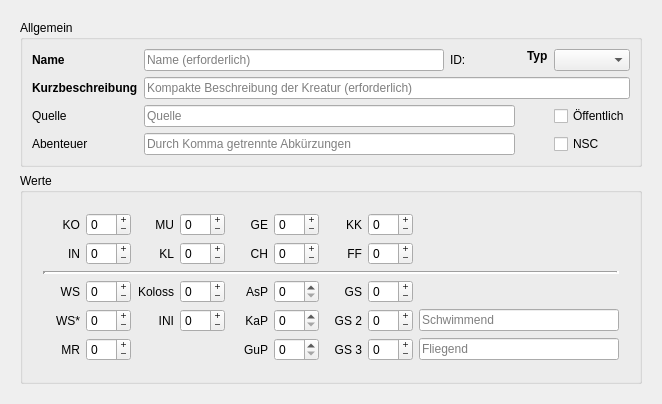
      <widget class="QWidget" name="tab">
       <property name="sizePolicy">
        <sizepolicy hsizetype="Preferred" vsizetype="Maximum">
         <horstretch>0</horstretch>
         <verstretch>0</verstretch>
        </sizepolicy>
       </property>
       <attribute name="title">
        <string>Beschreibung und Attribute</string>
       </attribute>
       <layout class="QGridLayout" name="gridLayout_4">
        <property name="leftMargin">
         <number>20</number>
        </property>
        <property name="topMargin">
         <number>20</number>
        </property>
        <property name="rightMargin">
         <number>20</number>
        </property>
        <property name="bottomMargin">
         <number>20</number>
        </property>
        <item row="0" column="0">
         <widget class="QGroupBox" name="groupBox_7">
          <property name="sizePolicy">
           <sizepolicy hsizetype="Preferred" vsizetype="Preferred">
            <horstretch>0</horstretch>
            <verstretch>0</verstretch>
           </sizepolicy>
          </property>
          <property name="maximumSize">
           <size>
            <width>16777215</width>
            <height>200</height>
           </size>
          </property>
          <property name="title">
           <string>Allgemein</string>
          </property>
          <layout class="QGridLayout" name="gridLayout_16">
           <item row="0" column="0">
            <layout class="QGridLayout" name="gridLayout_12">
             <property name="verticalSpacing">
              <number>6</number>
             </property>
             <item row="1" column="2">
              <widget class="QLineEdit" name="leName">
               <property name="sizePolicy">
                <sizepolicy hsizetype="Preferred" vsizetype="Fixed">
                 <horstretch>0</horstretch>
                 <verstretch>0</verstretch>
                </sizepolicy>
               </property>
               <property name="minimumSize">
                <size>
                 <width>300</width>
                 <height>0</height>
                </size>
               </property>
               <property name="placeholderText">
                <string>Name (erforderlich)</string>
               </property>
              </widget>
             </item>
             <item row="4" column="2" colspan="3">
              <widget class="QLineEdit" name="leQuelle">
               <property name="placeholderText">
                <string>Quelle</string>
               </property>
              </widget>
             </item>
             <item row="1" column="6">
              <widget class="QLabel" name="label_14">
               <property name="minimumSize">
                <size>
                 <width>0</width>
                 <height>0</height>
                </size>
               </property>
               <property name="maximumSize">
                <size>
                 <width>250</width>
                 <height>16777215</height>
                </size>
               </property>
               <property name="text">
                <string>&lt;html&gt;&lt;head/&gt;&lt;body&gt;&lt;p&gt;&lt;span style=&quot; font-weight:600;&quot;&gt;Typ&lt;/span&gt;&lt;/p&gt;&lt;/body&gt;&lt;/html&gt;</string>
               </property>
               <property name="alignment">
                <set>Qt::AlignmentFlag::AlignLeading|Qt::AlignmentFlag::AlignLeft|Qt::AlignmentFlag::AlignTop</set>
               </property>
              </widget>
             </item>
             <item row="4" column="7">
              <widget class="QCheckBox" name="cbPublik">
               <property name="toolTip">
                <string>&lt;html&gt;&lt;head/&gt;&lt;body&gt;&lt;p&gt;Veröffentliche Kreaturen sind online für alle sichtbar und sollten einzigartig im Namen sein. Mit der Veröffentlichung ermöglichst du zudem anderen die Kreatur zu bearbeiten.&lt;/p&gt;&lt;/body&gt;&lt;/html&gt;</string>
               </property>
               <property name="text">
                <string>Öffentlich</string>
               </property>
              </widget>
             </item>
             <item row="1" column="0">
              <widget class="QLabel" name="label_2">
               <property name="maximumSize">
                <size>
                 <width>250</width>
                 <height>16777215</height>
                </size>
               </property>
               <property name="text">
                <string>&lt;html&gt;&lt;head/&gt;&lt;body&gt;&lt;p&gt;&lt;span style=&quot; font-weight:600;&quot;&gt;Name&lt;/span&gt;&lt;/p&gt;&lt;/body&gt;&lt;/html&gt;</string>
               </property>
              </widget>
             </item>
             <item row="5" column="2" colspan="3">
              <widget class="QLineEdit" name="leAbenteuer">
               <property name="text">
                <string/>
               </property>
               <property name="placeholderText">
                <string>Durch Komma getrennte Abkürzungen</string>
               </property>
              </widget>
             </item>
             <item row="1" column="4">
              <spacer name="horizontalSpacer">
               <property name="orientation">
                <enum>Qt::Orientation::Horizontal</enum>
               </property>
               <property name="sizeHint" stdset="0">
                <size>
                 <width>40</width>
                 <height>20</height>
                </size>
               </property>
              </spacer>
             </item>
             <item row="1" column="7">
              <widget class="QComboBox" name="cbTyp">
               <property name="sizePolicy">
                <sizepolicy hsizetype="Expanding" vsizetype="Fixed">
                 <horstretch>0</horstretch>
                 <verstretch>0</verstretch>
                </sizepolicy>
               </property>
              </widget>
             </item>
             <item row="5" column="7">
              <widget class="QCheckBox" name="cbNSC">
               <property name="toolTip">
                <string>&lt;html&gt;&lt;head/&gt;&lt;body&gt;&lt;p&gt;Kreaturen werden dann als NSCs gekennzeichnet, wenn ihre Beschreibung eher für ein Individuum (zB Helme Hafax) als für eine ganze Gruppe einer Art oder eines Archetypen gilt (zB Erfahrener Heerführer). Als Faustregel: Bestimmter Artikel -&amp;gt; NSC, unbestimmter Artikel -&amp;gt; kein NSC.&lt;/p&gt;&lt;/body&gt;&lt;/html&gt;</string>
               </property>
               <property name="text">
                <string>NSC</string>
               </property>
              </widget>
             </item>
             <item row="5" column="0">
              <widget class="QLabel" name="label_19">
               <property name="toolTip">
                <string>&lt;html&gt;&lt;head/&gt;&lt;body&gt;&lt;p&gt;Liste von Abkürzungen der&lt;a href=&quot;https://ilaris-online.de/app/abenteuers/&quot;&gt;&lt;span style=&quot; text-decoration: underline; color:#0000ff;&quot;&gt;Abenteuer&lt;/span&gt;&lt;/a&gt; in denen die Kreatur vorkommt (durch Komma getrennt). Nicht existierende Abenteuer werden automatisch erstellt.&lt;/p&gt;&lt;/body&gt;&lt;/html&gt;</string>
               </property>
               <property name="text">
                <string>Abenteuer</string>
               </property>
              </widget>
             </item>
             <item row="4" column="0">
              <widget class="QLabel" name="label_4">
               <property name="text">
                <string>Quelle</string>
               </property>
               <property name="textFormat">
                <enum>Qt::TextFormat::MarkdownText</enum>
               </property>
              </widget>
             </item>
             <item row="3" column="0">
              <widget class="QLabel" name="label">
               <property name="font">
                <font>
                 <bold>true</bold>
                </font>
               </property>
               <property name="mouseTracking">
                <bool>true</bool>
               </property>
               <property name="text">
                <string>Kurzbeschreibung</string>
               </property>
              </widget>
             </item>
             <item row="1" column="3">
              <widget class="QLabel" name="laID">
               <property name="text">
                <string>ID: </string>
               </property>
              </widget>
             </item>
             <item row="3" column="2" colspan="6">
              <widget class="QLineEdit" name="leKurzbeschreibung">
               <property name="sizePolicy">
                <sizepolicy hsizetype="Expanding" vsizetype="Fixed">
                 <horstretch>0</horstretch>
                 <verstretch>0</verstretch>
                </sizepolicy>
               </property>
               <property name="frame">
                <bool>true</bool>
               </property>
               <property name="placeholderText">
                <string>Kompakte Beschreibung der Kreatur (erforderlich)</string>
               </property>
              </widget>
             </item>
            </layout>
           </item>
          </layout>
         </widget>
        </item>
        <item row="1" column="0">
         <widget class="QGroupBox" name="groupBox_2">
          <property name="title">
           <string>Werte</string>
          </property>
          <layout class="QVBoxLayout" name="verticalLayout_9">
           <property name="leftMargin">
            <number>20</number>
           </property>
           <property name="topMargin">
            <number>20</number>
           </property>
           <property name="rightMargin">
            <number>20</number>
           </property>
           <property name="bottomMargin">
            <number>20</number>
           </property>
           <item>
            <layout class="QGridLayout" name="gridLayout_3">
             <item row="4" column="8">
              <widget class="QLineEdit" name="leGSS_label">
               <property name="maximumSize">
                <size>
                 <width>200</width>
                 <height>16777215</height>
                </size>
               </property>
               <property name="placeholderText">
                <string>Schwimmend</string>
               </property>
              </widget>
             </item>
             <item row="0" column="2">
              <widget class="QLabel" name="label_8">
               <property name="text">
                <string>MU</string>
               </property>
               <property name="alignment">
                <set>Qt::AlignmentFlag::AlignRight|Qt::AlignmentFlag::AlignTrailing|Qt::AlignmentFlag::AlignVCenter</set>
               </property>
              </widget>
             </item>
             <item row="4" column="3">
              <widget class="QSpinBox" name="sbINI">
               <property name="maximumSize">
                <size>
                 <width>50</width>
                 <height>16777215</height>
                </size>
               </property>
               <property name="buttonSymbols">
                <enum>QAbstractSpinBox::ButtonSymbols::PlusMinus</enum>
               </property>
               <property name="minimum">
                <number>-99</number>
               </property>
              </widget>
             </item>
             <item row="3" column="5">
              <widget class="QSpinBox" name="sbASP"/>
             </item>
             <item row="4" column="5">
              <widget class="QSpinBox" name="sbKAP"/>
             </item>
             <item row="1" column="4">
              <widget class="QLabel" name="label_7">
               <property name="text">
                <string>CH</string>
               </property>
               <property name="alignment">
                <set>Qt::AlignmentFlag::AlignRight|Qt::AlignmentFlag::AlignTrailing|Qt::AlignmentFlag::AlignVCenter</set>
               </property>
              </widget>
             </item>
             <item row="4" column="0">
              <widget class="QLabel" name="label_25">
               <property name="text">
                <string>WS*</string>
               </property>
               <property name="alignment">
                <set>Qt::AlignmentFlag::AlignRight|Qt::AlignmentFlag::AlignTrailing|Qt::AlignmentFlag::AlignVCenter</set>
               </property>
              </widget>
             </item>
             <item row="1" column="2">
              <widget class="QLabel" name="label_12">
               <property name="text">
                <string>KL</string>
               </property>
               <property name="alignment">
                <set>Qt::AlignmentFlag::AlignRight|Qt::AlignmentFlag::AlignTrailing|Qt::AlignmentFlag::AlignVCenter</set>
               </property>
              </widget>
             </item>
             <item row="1" column="6">
              <widget class="QLabel" name="label_9">
               <property name="text">
                <string>FF</string>
               </property>
               <property name="alignment">
                <set>Qt::AlignmentFlag::AlignRight|Qt::AlignmentFlag::AlignTrailing|Qt::AlignmentFlag::AlignVCenter</set>
               </property>
              </widget>
             </item>
             <item row="1" column="3">
              <widget class="QSpinBox" name="sbKL">
               <property name="maximumSize">
                <size>
                 <width>50</width>
                 <height>16777215</height>
                </size>
               </property>
               <property name="buttonSymbols">
                <enum>QAbstractSpinBox::ButtonSymbols::PlusMinus</enum>
               </property>
               <property name="minimum">
                <number>-99</number>
               </property>
              </widget>
             </item>
             <item row="3" column="4">
              <widget class="QLabel" name="label_26">
               <property name="text">
                <string>AsP</string>
               </property>
               <property name="alignment">
                <set>Qt::AlignmentFlag::AlignRight|Qt::AlignmentFlag::AlignTrailing|Qt::AlignmentFlag::AlignVCenter</set>
               </property>
              </widget>
             </item>
             <item row="0" column="0">
              <widget class="QLabel" name="label_5">
               <property name="text">
                <string>KO</string>
               </property>
               <property name="alignment">
                <set>Qt::AlignmentFlag::AlignRight|Qt::AlignmentFlag::AlignTrailing|Qt::AlignmentFlag::AlignVCenter</set>
               </property>
              </widget>
             </item>
             <item row="3" column="0">
              <widget class="QLabel" name="label_18">
               <property name="text">
                <string>WS</string>
               </property>
               <property name="alignment">
                <set>Qt::AlignmentFlag::AlignRight|Qt::AlignmentFlag::AlignTrailing|Qt::AlignmentFlag::AlignVCenter</set>
               </property>
              </widget>
             </item>
             <item row="0" column="5">
              <widget class="QSpinBox" name="sbGE">
               <property name="maximumSize">
                <size>
                 <width>50</width>
                 <height>16777215</height>
                </size>
               </property>
               <property name="buttonSymbols">
                <enum>QAbstractSpinBox::ButtonSymbols::PlusMinus</enum>
               </property>
               <property name="minimum">
                <number>-99</number>
               </property>
              </widget>
             </item>
             <item row="0" column="7">
              <widget class="QSpinBox" name="sbKK">
               <property name="maximumSize">
                <size>
                 <width>50</width>
                 <height>16777215</height>
                </size>
               </property>
               <property name="buttonSymbols">
                <enum>QAbstractSpinBox::ButtonSymbols::PlusMinus</enum>
               </property>
               <property name="minimum">
                <number>-99</number>
               </property>
              </widget>
             </item>
             <item row="4" column="4">
              <widget class="QLabel" name="label_27">
               <property name="text">
                <string>KaP</string>
               </property>
               <property name="alignment">
                <set>Qt::AlignmentFlag::AlignRight|Qt::AlignmentFlag::AlignTrailing|Qt::AlignmentFlag::AlignVCenter</set>
               </property>
              </widget>
             </item>
             <item row="5" column="1">
              <widget class="QSpinBox" name="sbMR">
               <property name="maximumSize">
                <size>
                 <width>50</width>
                 <height>16777215</height>
                </size>
               </property>
               <property name="buttonSymbols">
                <enum>QAbstractSpinBox::ButtonSymbols::PlusMinus</enum>
               </property>
               <property name="minimum">
                <number>-99</number>
               </property>
              </widget>
             </item>
             <item row="3" column="6">
              <widget class="QLabel" name="label_24">
               <property name="text">
                <string>GS</string>
               </property>
               <property name="alignment">
                <set>Qt::AlignmentFlag::AlignRight|Qt::AlignmentFlag::AlignTrailing|Qt::AlignmentFlag::AlignVCenter</set>
               </property>
              </widget>
             </item>
             <item row="1" column="1">
              <widget class="QSpinBox" name="sbIN">
               <property name="maximumSize">
                <size>
                 <width>50</width>
                 <height>16777215</height>
                </size>
               </property>
               <property name="buttonSymbols">
                <enum>QAbstractSpinBox::ButtonSymbols::PlusMinus</enum>
               </property>
               <property name="minimum">
                <number>-99</number>
               </property>
              </widget>
             </item>
             <item row="5" column="4">
              <widget class="QLabel" name="label_3">
               <property name="text">
                <string>GuP</string>
               </property>
               <property name="alignment">
                <set>Qt::AlignmentFlag::AlignRight|Qt::AlignmentFlag::AlignTrailing|Qt::AlignmentFlag::AlignVCenter</set>
               </property>
              </widget>
             </item>
             <item row="3" column="2">
              <widget class="QLabel" name="label_17">
               <property name="text">
                <string>Koloss</string>
               </property>
               <property name="alignment">
                <set>Qt::AlignmentFlag::AlignRight|Qt::AlignmentFlag::AlignTrailing|Qt::AlignmentFlag::AlignVCenter</set>
               </property>
              </widget>
             </item>
             <item row="4" column="2">
              <widget class="QLabel" name="label_15">
               <property name="text">
                <string>INI</string>
               </property>
               <property name="alignment">
                <set>Qt::AlignmentFlag::AlignRight|Qt::AlignmentFlag::AlignTrailing|Qt::AlignmentFlag::AlignVCenter</set>
               </property>
              </widget>
             </item>
             <item row="0" column="1">
              <widget class="QSpinBox" name="sbKO">
               <property name="minimumSize">
                <size>
                 <width>0</width>
                 <height>0</height>
                </size>
               </property>
               <property name="maximumSize">
                <size>
                 <width>50</width>
                 <height>16777215</height>
                </size>
               </property>
               <property name="buttonSymbols">
                <enum>QAbstractSpinBox::ButtonSymbols::PlusMinus</enum>
               </property>
               <property name="minimum">
                <number>-99</number>
               </property>
              </widget>
             </item>
             <item row="3" column="1">
              <widget class="QSpinBox" name="sbWS">
               <property name="minimumSize">
                <size>
                 <width>0</width>
                 <height>0</height>
                </size>
               </property>
               <property name="maximumSize">
                <size>
                 <width>50</width>
                 <height>16777215</height>
                </size>
               </property>
               <property name="buttonSymbols">
                <enum>QAbstractSpinBox::ButtonSymbols::PlusMinus</enum>
               </property>
               <property name="minimum">
                <number>-99</number>
               </property>
              </widget>
             </item>
             <item row="2" column="0" colspan="9">
              <widget class="Line" name="line_2">
               <property name="lineWidth">
                <number>3</number>
               </property>
               <property name="orientation">
                <enum>Qt::Orientation::Horizontal</enum>
               </property>
              </widget>
             </item>
             <item row="5" column="6">
              <widget class="QLabel" name="label_23">
               <property name="text">
                <string>GS 3</string>
               </property>
               <property name="alignment">
                <set>Qt::AlignmentFlag::AlignRight|Qt::AlignmentFlag::AlignTrailing|Qt::AlignmentFlag::AlignVCenter</set>
               </property>
              </widget>
             </item>
             <item row="5" column="5">
              <widget class="QSpinBox" name="sbGUP"/>
             </item>
             <item row="1" column="5">
              <widget class="QSpinBox" name="sbCH">
               <property name="maximumSize">
                <size>
                 <width>50</width>
                 <height>16777215</height>
                </size>
               </property>
               <property name="buttonSymbols">
                <enum>QAbstractSpinBox::ButtonSymbols::PlusMinus</enum>
               </property>
               <property name="minimum">
                <number>-99</number>
               </property>
              </widget>
             </item>
             <item row="0" column="4">
              <widget class="QLabel" name="label_10">
               <property name="text">
                <string>GE</string>
               </property>
               <property name="alignment">
                <set>Qt::AlignmentFlag::AlignRight|Qt::AlignmentFlag::AlignTrailing|Qt::AlignmentFlag::AlignVCenter</set>
               </property>
              </widget>
             </item>
             <item row="5" column="8">
              <widget class="QLineEdit" name="leGST_label">
               <property name="maximumSize">
                <size>
                 <width>200</width>
                 <height>16777215</height>
                </size>
               </property>
               <property name="placeholderText">
                <string>Fliegend</string>
               </property>
              </widget>
             </item>
             <item row="1" column="0">
              <widget class="QLabel" name="label_6">
               <property name="text">
                <string>IN</string>
               </property>
               <property name="alignment">
                <set>Qt::AlignmentFlag::AlignRight|Qt::AlignmentFlag::AlignTrailing|Qt::AlignmentFlag::AlignVCenter</set>
               </property>
              </widget>
             </item>
             <item row="5" column="0">
              <widget class="QLabel" name="label_13">
               <property name="text">
                <string>MR</string>
               </property>
               <property name="alignment">
                <set>Qt::AlignmentFlag::AlignRight|Qt::AlignmentFlag::AlignTrailing|Qt::AlignmentFlag::AlignVCenter</set>
               </property>
              </widget>
             </item>
             <item row="4" column="6">
              <widget class="QLabel" name="label_16">
               <property name="text">
                <string>GS 2</string>
               </property>
               <property name="alignment">
                <set>Qt::AlignmentFlag::AlignRight|Qt::AlignmentFlag::AlignTrailing|Qt::AlignmentFlag::AlignVCenter</set>
               </property>
              </widget>
             </item>
             <item row="0" column="6">
              <widget class="QLabel" name="label_11">
               <property name="text">
                <string>KK</string>
               </property>
               <property name="alignment">
                <set>Qt::AlignmentFlag::AlignRight|Qt::AlignmentFlag::AlignTrailing|Qt::AlignmentFlag::AlignVCenter</set>
               </property>
              </widget>
             </item>
             <item row="3" column="7">
              <widget class="QSpinBox" name="sbGS">
               <property name="maximumSize">
                <size>
                 <width>50</width>
                 <height>16777215</height>
                </size>
               </property>
               <property name="buttonSymbols">
                <enum>QAbstractSpinBox::ButtonSymbols::PlusMinus</enum>
               </property>
               <property name="minimum">
                <number>-99</number>
               </property>
              </widget>
             </item>
             <item row="4" column="1">
              <widget class="QSpinBox" name="sbWSE">
               <property name="maximumSize">
                <size>
                 <width>50</width>
                 <height>16777215</height>
                </size>
               </property>
               <property name="buttonSymbols">
                <enum>QAbstractSpinBox::ButtonSymbols::PlusMinus</enum>
               </property>
               <property name="minimum">
                <number>-99</number>
               </property>
              </widget>
             </item>
             <item row="3" column="3">
              <widget class="QSpinBox" name="sbKOL">
               <property name="maximumSize">
                <size>
                 <width>50</width>
                 <height>16777215</height>
                </size>
               </property>
               <property name="buttonSymbols">
                <enum>QAbstractSpinBox::ButtonSymbols::PlusMinus</enum>
               </property>
               <property name="minimum">
                <number>-99</number>
               </property>
              </widget>
             </item>
             <item row="1" column="7">
              <widget class="QSpinBox" name="sbFF">
               <property name="maximumSize">
                <size>
                 <width>50</width>
                 <height>16777215</height>
                </size>
               </property>
               <property name="buttonSymbols">
                <enum>QAbstractSpinBox::ButtonSymbols::PlusMinus</enum>
               </property>
               <property name="minimum">
                <number>-99</number>
               </property>
              </widget>
             </item>
             <item row="0" column="3">
              <widget class="QSpinBox" name="sbMU">
               <property name="maximumSize">
                <size>
                 <width>50</width>
                 <height>16777215</height>
                </size>
               </property>
               <property name="buttonSymbols">
                <enum>QAbstractSpinBox::ButtonSymbols::PlusMinus</enum>
               </property>
               <property name="minimum">
                <number>-99</number>
               </property>
              </widget>
             </item>
             <item row="5" column="7">
              <widget class="QSpinBox" name="sbGST">
               <property name="maximumSize">
                <size>
                 <width>50</width>
                 <height>16777215</height>
                </size>
               </property>
               <property name="buttonSymbols">
                <enum>QAbstractSpinBox::ButtonSymbols::PlusMinus</enum>
               </property>
               <property name="minimum">
                <number>-99</number>
               </property>
              </widget>
             </item>
             <item row="4" column="7">
              <widget class="QSpinBox" name="sbGSS">
               <property name="maximumSize">
                <size>
                 <width>50</width>
                 <height>16777215</height>
                </size>
               </property>
               <property name="buttonSymbols">
                <enum>QAbstractSpinBox::ButtonSymbols::PlusMinus</enum>
               </property>
               <property name="minimum">
                <number>-99</number>
               </property>
              </widget>
             </item>
            </layout>
           </item>
          </layout>
         </widget>
        </item>
        <item row="2" column="0">
         <spacer name="verticalSpacer_5">
          <property name="orientation">
           <enum>Qt::Orientation::Vertical</enum>
          </property>
          <property name="sizeHint" stdset="0">
           <size>
            <width>20</width>
            <height>0</height>
           </size>
          </property>
         </spacer>
        </item>
       </layout>
      </widget>
